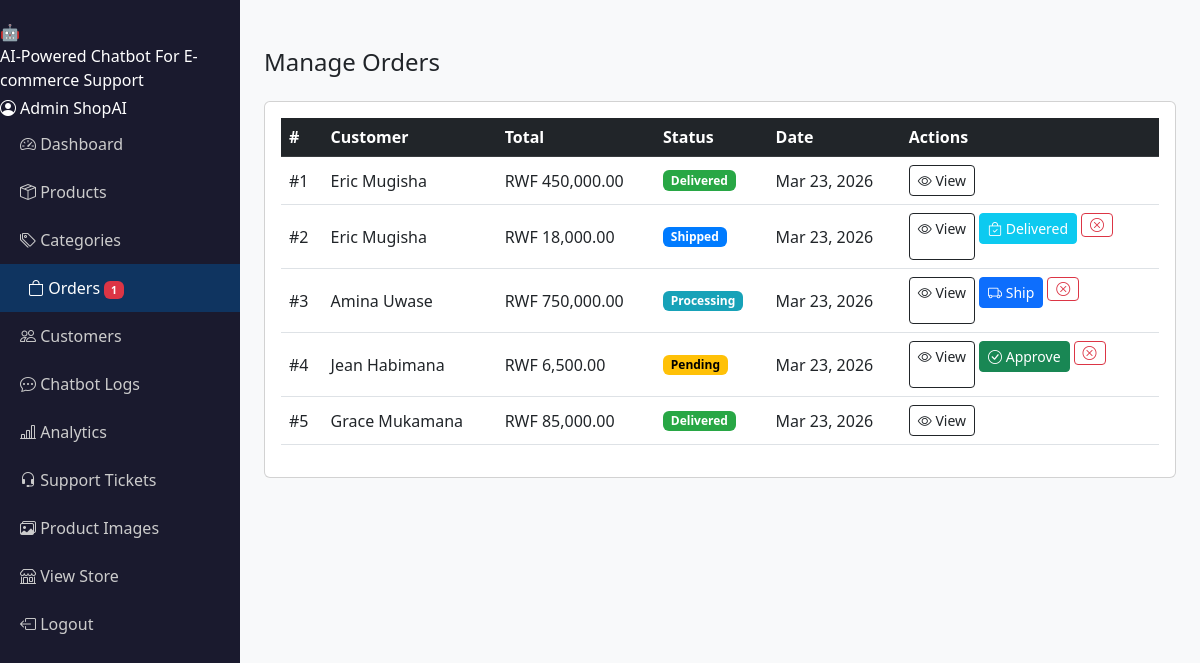
The app's page /admin/orders.php (signed in) with its own data.
### tables this page shows
CREATE TABLE orders (
    id INT AUTO_INCREMENT PRIMARY KEY,
    user_id INT NOT NULL,
    total_price DECIMAL(12,2) NOT NULL,
    status ENUM('pending','processing','shipped','delivered','cancelled') DEFAULT 'pending',
    address TEXT,
    payment_method VARCHAR(50) DEFAULT 'cod',
    created_at TIMESTAMP DEFAULT CURRENT_TIMESTAMP,
    FOREIGN KEY (user_id) REFERENCES users(id) ON DELETE CASCADE
);

CREATE TABLE users (
    id INT AUTO_INCREMENT PRIMARY KEY,
    name VARCHAR(100) NOT NULL,
    email VARCHAR(150) UNIQUE NOT NULL,
    password VARCHAR(255) NOT NULL,
    role ENUM('customer','admin') DEFAULT 'customer',
    phone VARCHAR(20),
    address TEXT,
    created_at TIMESTAMP DEFAULT CURRENT_TIMESTAMP
);

### admin/orders.php (the view, shortened to what this page needs)
<<?php require_once 'includes/admin_header.php'; ?>
<?php
$orders = $conn->query("SELECT o.*, u.name as customer FROM orders o JOIN users u ON o.user_id=u.id ORDER BY o.created_at DESC");
?>
<div class="admin-content">
    <h4 class="mb-4">Manage Orders</h4>
    <div class="card p-3">
        <table class="table table-hover align-middle">
            <thead class="table-dark">
                <tr><th>#</th><th>Customer</th><th>Total</th><th>Status</th><th>Date</th><th>Actions</th></tr>
            </thead>
            <tbody>
            <?php while ($o = $orders->fetch_assoc()): ?>
            <tr>
                <td>#<?= $o['id'] ?></td>
                <td><?= htmlspecialchars($o['customer']) ?></td>
                <td>RWF <?= number_format($o['total_price'], 2) ?></td>
                <td><span class="badge status-<?= $o['status'] ?>"><?= ucfirst($o['status']) ?></span></td>
                <td><?= date('M d, Y', strtotime($o['created_at'])) ?></td>
                <td class="d-flex gap-1 flex-wrap">
                    <a href="?view=<?= $o['id'] ?>" class="btn btn-sm btn-outline-dark">
                        <i class="bi bi-eye"></i> View
                    </a>
                    <?php if ($o['status'] === 'pending'): ?>
                    <form method="POST" class="d-inline">
                        <button class="btn btn-sm btn-success" onclick="return confirm('Approve Order #<?= $o['id'] ?>?')">
                            <i class="bi bi-check-circle"></i> Approve
                        </button>
                    </form>
                    <?php endif; ?>
                    <?php if ($o['status'] === 'processing'): ?>
                    <form method="POST" class="d-inline">
                        <button class="btn btn-sm btn-primary" onclick="return confirm('Mark Order #<?= $o['id'] ?> as Shipped?')">
                            <i class="bi bi-truck"></i> Ship
                        </button>
                    </form>
                    <?php endif; ?>
                    <?php if ($o['status'] === 'shipped'): ?>
                    <form method="POST" class="d-inline">
                        <button class="btn btn-sm btn-info text-white" onclick="return confirm('Mark Order #<?= $o['id'] ?> as Delivered?')">
                            <i class="bi bi-bag-check"></i> Delivered
                        </button>
                    </form>
                    <?php endif; ?>
                    <?php if (!in_array($o['status'], ['delivered','cancelled'])): ?>
                    <form method="POST" class="d-inline">
                        <button class="btn btn-sm btn-outline-danger" onclick="return confirm('Cancel Order #<?= $o['id'] ?>?')">
                            <i class="bi bi-x-circle"></i>
                        </button>
                    </form>
                    <?php endif; ?>
                </td>
            </tr>
            <?php endwhile; ?>
            </tbody>
        </table>
    </div>
</div>
<?php require_once 'includes/admin_footer.php'; ?>

### ecommerce-chatbot/assets/css/style.css (style rules this page uses)
body { font-family: 'Segoe UI', sans-serif; background: #f8f9fa; }
.admin-content { margin-left: 240px; padding: 24px; }
.status-pending { background: #ffc107; color: #000; }
.status-processing { background: #17a2b8; color: #fff; }
.status-shipped { background: #007bff; color: #fff; }
.status-delivered { background: #28a745; color: #fff; }

### records on screen
orders: id "1", user.name "Eric Mugisha", total_price "450,000.00", status "Delivered", created_at "Mar 23, 2026"
orders: id "2", user.name "Eric Mugisha", total_price "18,000.00", status "Shipped", created_at "Mar 23, 2026"
orders: id "3", user.name "Amina Uwase", total_price "750,000.00", status "Processing", created_at "Mar 23, 2026"
orders: id "4", user.name "Jean Habimana", total_price "6,500.00", status "Pending", created_at "Mar 23, 2026"
orders: id "5", user.name "Grace Mukamana", total_price "85,000.00", status "Delivered", created_at "Mar 23, 2026"

### other values on screen
SITE_NAME "AI-Powered Chatbot For E-commerce Support"
$_SESSION['user_name'] "Admin ShopAI"
$label "Dashboard"
$label "Products"
$label "Categories"
$label "Orders"
$pending_count "1"
$label "Customers"
$label "Chatbot Logs"
$label "Analytics"
$label "Support Tickets"
$label "Product Images"
$label "View Store"
